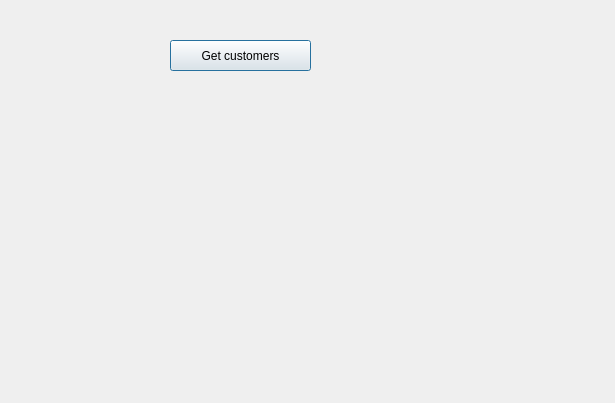
<?xml version="1.0" encoding="UTF-8"?>
<ui version="4.0">
 <class>customersmenu</class>
 <widget class="QDialog" name="customersmenu">
  <property name="geometry">
   <rect>
    <x>0</x>
    <y>0</y>
    <width>615</width>
    <height>403</height>
   </rect>
  </property>
  <property name="windowTitle">
   <string>Dialog</string>
  </property>
  <widget class="QPushButton" name="btnGetCustomers">
   <property name="geometry">
    <rect>
     <x>170</x>
     <y>40</y>
     <width>141</width>
     <height>31</height>
    </rect>
   </property>
   <property name="text">
    <string>Get customers</string>
   </property>
  </widget>
 </widget>
 <resources/>
 <connections/>
</ui>
